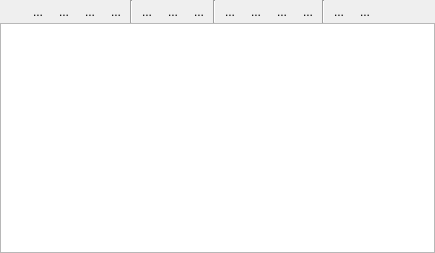
<?xml version="1.0" encoding="UTF-8"?>
<ui version="4.0">
 <class>Form</class>
 <widget class="QWidget" name="Form">
  <property name="geometry">
   <rect>
    <x>0</x>
    <y>0</y>
    <width>435</width>
    <height>253</height>
   </rect>
  </property>
  <property name="windowTitle">
   <string>Form</string>
  </property>
  <layout class="QGridLayout" name="gridLayout">
   <property name="margin">
    <number>0</number>
   </property>
   <property name="spacing">
    <number>0</number>
   </property>
   <item row="0" column="0">
    <layout class="QHBoxLayout" name="horizontalLayout">
     <property name="spacing">
      <number>2</number>
     </property>
     <item>
      <widget class="XPopupButton" name="uiFontBTN">
       <property name="toolTip">
        <string>Change Font Settings</string>
       </property>
       <property name="icon">
        <iconset resource="../../../../../resources/projexui_default.qrc">
         <normaloff>:/default/img/richtext/font.png</normaloff>:/default/img/richtext/font.png</iconset>
       </property>
       <property name="autoRaise">
        <bool>true</bool>
       </property>
      </widget>
     </item>
     <item>
      <widget class="QToolButton" name="uiBoldBTN">
       <property name="toolTip">
        <string>Toggle Bold</string>
       </property>
       <property name="text">
        <string>...</string>
       </property>
       <property name="icon">
        <iconset resource="../../../../../resources/projexui_default.qrc">
         <normaloff>:/default/img/richtext/bold.png</normaloff>:/default/img/richtext/bold.png</iconset>
       </property>
       <property name="checkable">
        <bool>true</bool>
       </property>
       <property name="autoRaise">
        <bool>true</bool>
       </property>
      </widget>
     </item>
     <item>
      <widget class="QToolButton" name="uiItalicBTN">
       <property name="toolTip">
        <string>Toggle Italics</string>
       </property>
       <property name="text">
        <string>...</string>
       </property>
       <property name="icon">
        <iconset resource="../../../../../resources/projexui_default.qrc">
         <normaloff>:/default/img/richtext/italic.png</normaloff>:/default/img/richtext/italic.png</iconset>
       </property>
       <property name="checkable">
        <bool>true</bool>
       </property>
       <property name="autoRaise">
        <bool>true</bool>
       </property>
      </widget>
     </item>
     <item>
      <widget class="QToolButton" name="uiUnderlineBTN">
       <property name="toolTip">
        <string>Toggle Underline</string>
       </property>
       <property name="text">
        <string>...</string>
       </property>
       <property name="icon">
        <iconset resource="../../../../../resources/projexui_default.qrc">
         <normaloff>:/default/img/richtext/underline.png</normaloff>:/default/img/richtext/underline.png</iconset>
       </property>
       <property name="checkable">
        <bool>true</bool>
       </property>
       <property name="autoRaise">
        <bool>true</bool>
       </property>
      </widget>
     </item>
     <item>
      <widget class="QToolButton" name="uiStrikeoutBTN">
       <property name="toolTip">
        <string>Toggle Strikeout</string>
       </property>
       <property name="text">
        <string>...</string>
       </property>
       <property name="icon">
        <iconset resource="../../../../../resources/projexui_default.qrc">
         <normaloff>:/default/img/richtext/strikethrough.png</normaloff>:/default/img/richtext/strikethrough.png</iconset>
       </property>
       <property name="checkable">
        <bool>true</bool>
       </property>
       <property name="autoRaise">
        <bool>true</bool>
       </property>
      </widget>
     </item>
     <item>
      <widget class="Line" name="line">
       <property name="orientation">
        <enum>Qt::Vertical</enum>
       </property>
      </widget>
     </item>
     <item>
      <widget class="QToolButton" name="uiUnorderedBTN">
       <property name="toolTip">
        <string>Toggle Unordered List</string>
       </property>
       <property name="text">
        <string>...</string>
       </property>
       <property name="icon">
        <iconset resource="../../../../../resources/projexui_default.qrc">
         <normaloff>:/default/img/richtext/list_unordered.png</normaloff>:/default/img/richtext/list_unordered.png</iconset>
       </property>
       <property name="autoRaise">
        <bool>true</bool>
       </property>
      </widget>
     </item>
     <item>
      <widget class="QToolButton" name="uiOrderedBTN">
       <property name="toolTip">
        <string>Toggle Ordered List</string>
       </property>
       <property name="text">
        <string>...</string>
       </property>
       <property name="icon">
        <iconset resource="../../../../../resources/projexui_default.qrc">
         <normaloff>:/default/img/richtext/list_ordered.png</normaloff>:/default/img/richtext/list_ordered.png</iconset>
       </property>
       <property name="autoRaise">
        <bool>true</bool>
       </property>
      </widget>
     </item>
     <item>
      <widget class="QToolButton" name="uiTableBTN">
       <property name="toolTip">
        <string>Toggle Ordered List</string>
       </property>
       <property name="text">
        <string>...</string>
       </property>
       <property name="icon">
        <iconset resource="../../../../../resources/projexui_default.qrc">
         <normaloff>:/default/img/richtext/table.png</normaloff>:/default/img/richtext/table.png</iconset>
       </property>
       <property name="autoRaise">
        <bool>true</bool>
       </property>
      </widget>
     </item>
     <item>
      <widget class="Line" name="line_2">
       <property name="orientation">
        <enum>Qt::Vertical</enum>
       </property>
      </widget>
     </item>
     <item>
      <widget class="QToolButton" name="uiAlignLeftBTN">
       <property name="toolTip">
        <string>Align Left</string>
       </property>
       <property name="text">
        <string>...</string>
       </property>
       <property name="icon">
        <iconset resource="../../../../../resources/projexui_default.qrc">
         <normaloff>:/default/img/richtext/left_align.png</normaloff>:/default/img/richtext/left_align.png</iconset>
       </property>
       <property name="checkable">
        <bool>true</bool>
       </property>
       <property name="autoRaise">
        <bool>true</bool>
       </property>
      </widget>
     </item>
     <item>
      <widget class="QToolButton" name="uiAlignCenterBTN">
       <property name="toolTip">
        <string>Align Center</string>
       </property>
       <property name="text">
        <string>...</string>
       </property>
       <property name="icon">
        <iconset resource="../../../../../resources/projexui_default.qrc">
         <normaloff>:/default/img/richtext/center_align.png</normaloff>:/default/img/richtext/center_align.png</iconset>
       </property>
       <property name="checkable">
        <bool>true</bool>
       </property>
       <property name="autoRaise">
        <bool>true</bool>
       </property>
      </widget>
     </item>
     <item>
      <widget class="QToolButton" name="uiAlignRightBTN">
       <property name="toolTip">
        <string>Align Right</string>
       </property>
       <property name="text">
        <string>...</string>
       </property>
       <property name="icon">
        <iconset resource="../../../../../resources/projexui_default.qrc">
         <normaloff>:/default/img/richtext/right_right.png</normaloff>:/default/img/richtext/right_right.png</iconset>
       </property>
       <property name="checkable">
        <bool>true</bool>
       </property>
       <property name="autoRaise">
        <bool>true</bool>
       </property>
      </widget>
     </item>
     <item>
      <widget class="QToolButton" name="uiAlignJustifyBTN">
       <property name="toolTip">
        <string>Align Right</string>
       </property>
       <property name="text">
        <string>...</string>
       </property>
       <property name="icon">
        <iconset resource="../../../../../resources/projexui_default.qrc">
         <normaloff>:/default/img/richtext/justify.png</normaloff>:/default/img/richtext/justify.png</iconset>
       </property>
       <property name="checkable">
        <bool>true</bool>
       </property>
       <property name="autoRaise">
        <bool>true</bool>
       </property>
      </widget>
     </item>
     <item>
      <widget class="Line" name="line_3">
       <property name="orientation">
        <enum>Qt::Vertical</enum>
       </property>
      </widget>
     </item>
     <item>
      <widget class="QToolButton" name="uiFontColorBTN">
       <property name="toolTip">
        <string>Font Color</string>
       </property>
       <property name="text">
        <string>...</string>
       </property>
       <property name="icon">
        <iconset resource="../../../../../resources/projexui_default.qrc">
         <normaloff>:/default/img/richtext/font_color.png</normaloff>:/default/img/richtext/font_color.png</iconset>
       </property>
       <property name="autoRaise">
        <bool>true</bool>
       </property>
      </widget>
     </item>
     <item>
      <widget class="QToolButton" name="uiBackgroundColorBTN">
       <property name="toolTip">
        <string>Background Color</string>
       </property>
       <property name="text">
        <string>...</string>
       </property>
       <property name="icon">
        <iconset resource="../../../../../resources/projexui_default.qrc">
         <normaloff>:/default/img/richtext/background_color.png</normaloff>:/default/img/richtext/background_color.png</iconset>
       </property>
       <property name="autoRaise">
        <bool>true</bool>
       </property>
      </widget>
     </item>
     <item>
      <spacer name="horizontalSpacer">
       <property name="orientation">
        <enum>Qt::Horizontal</enum>
       </property>
       <property name="sizeHint" stdset="0">
        <size>
         <width>40</width>
         <height>20</height>
        </size>
       </property>
      </spacer>
     </item>
    </layout>
   </item>
   <item row="2" column="0">
    <widget class="XFindWidget" name="uiFindWGT"/>
   </item>
   <item row="1" column="0">
    <widget class="XTextEdit" name="uiEditTXT"/>
   </item>
  </layout>
 </widget>
 <customwidgets>
  <customwidget>
   <class>XFindWidget</class>
   <extends>QWidget</extends>
   <header>projexui.widgets.xfindwidget</header>
  </customwidget>
  <customwidget>
   <class>XPopupButton</class>
   <extends>QToolButton</extends>
   <header>projexui.widgets.xpopupbutton</header>
  </customwidget>
  <customwidget>
   <class>XTextEdit</class>
   <extends>QTextEdit</extends>
   <header>projexui.widgets.xtextedit</header>
  </customwidget>
 </customwidgets>
 <resources>
  <include location="../../../../../resources/projexui_default.qrc"/>
 </resources>
 <connections/>
</ui>
